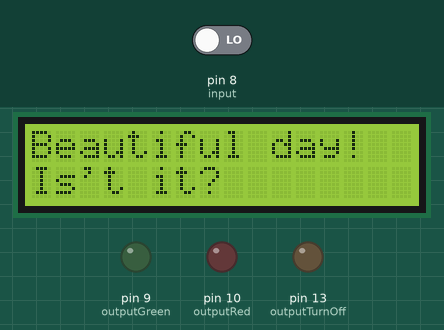
A sketch run on a simulated Arduino Uno, built with avr-gcc and run on an emulated ATmega328P. Parts: 16×2 character LCD, output pins drawn as LEDs (lit = HIGH). Inputs (shaded band) come from the test bench; at power-on: pin 8 (input) LOW. Pins used as bus, display or sensor lines are not drawn.

Above: at 1.6 s.
At 4.2 s:
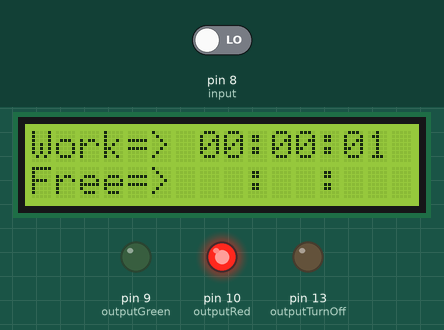
4.3 s: pin 8 (input) driven HIGH
5.8 s: pin 8 (input) driven LOW
At 6.8 s:
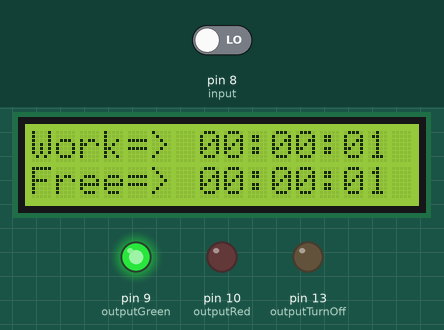
Timing chart, 0 to 8.8 s (numbered marks = the images above; inputs shaded):
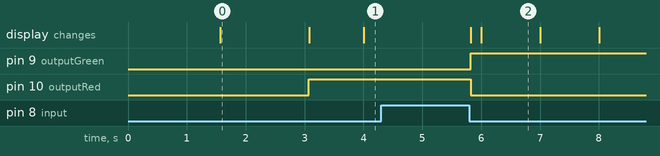

The sketch:

worker_clock.ino
```cpp
/*
  The circuit:
 * LCD RS pin to digital pin 12
 * LCD Enable pin to digital pin 11
 * LCD D4 pin to digital pin 5
 * LCD D5 pin to digital pin 4
 * LCD D6 pin to digital pin 3
 * LCD D7 pin to digital pin 2
 * LCD R/W pin to ground
 * LCD VSS pin to ground
 * LCD VCC pin to 5V
 * 10K resistor:
 * ends to +5V and ground
 * wiper to LCD VO pin (pin 3)
*/

// include the library code:
#include <LiquidCrystal.h>

// initialize the library by associating any needed LCD interface pin
// with the arduino pin number it is connected to
const int rs = 12, en = 11, d4 = 5, d5 = 4, d6 = 3, d7 = 2;
const int powerSupply = 7, input = 8, outputGreen = 9, outputRed = 10, outputTurnOff = 13;
long freeHoursTime = 0;
long freeMinutesTime = 0;
long freeSecondsTime = 0;
long workHoursTime = 0;
long workMinutesTime = 0;
long workSecondsTime = 0;

long CONSTANT = 60;
long secondOff = 60;
// long secondOff = 1*CONSTANT*CONSTANT;

String work = String("Work=>");
String freedom = String("Free=>");
char dots = ':';
char dash = '-';
long latestTimestamp = 0;
long savedTimestamp = 0;
boolean isWorkTimer = true;

LiquidCrystal lcd(rs, en, d4, d5, d6, d7);

void setup() {
  pinMode(input, INPUT);
  pinMode(outputGreen, OUTPUT);
  pinMode(outputRed, OUTPUT);
  pinMode(outputTurnOff, OUTPUT);
  pinMode(powerSupply, OUTPUT);
  digitalWrite(outputTurnOff, LOW);
  digitalWrite(powerSupply, HIGH);
  lcd.begin(16, 2);
  sayHello();
  printSolids();
  lightProperLed(isWorkTimer);
}

void loop() {
  if (digitalRead(input) == HIGH) {
    delay(20);
    isWorkTimer = !isWorkTimer;
    while (digitalRead(input) == HIGH);
    delay(20);
    lightProperLed(isWorkTimer);
  }
  latestTimestamp = millis() / 1000;
  if (latestTimestamp > savedTimestamp) {
    savedTimestamp = latestTimestamp;
    if (isWorkTimer) {
      setWorkTime();
    } else {
      setFreeTime();
    }
  }
  checkHasWorkDone();
}

void lightProperLed(boolean workingMode) {
  if (workingMode) {
    digitalWrite(outputRed, HIGH);
    digitalWrite(outputGreen, LOW);
  } else {
    digitalWrite(outputRed, LOW);
    digitalWrite(outputGreen, HIGH);
  }
}

void checkHasWorkDone() {
  if (savedTimestamp > secondOff) {
    sayGoodBye();
    digitalWrite(powerSupply, LOW);
    delay(500);
    digitalWrite(outputTurnOff, HIGH);
    delay(500);
  }
}

void setWorkTime() {
  printTime(workSecondsTime, workMinutesTime, workHoursTime, 0);
  workSecondsTime++;
  if (workSecondsTime % CONSTANT == 0) {
    workMinutesTime++;
    if (workMinutesTime % CONSTANT == 0) {
      workHoursTime++;
    }
  }
}

void setFreeTime() {
  printTime(freeSecondsTime, freeMinutesTime, freeHoursTime, 1);
  freeSecondsTime++;
  if (freeSecondsTime % CONSTANT == 0) {
    freeMinutesTime++;
    if (freeMinutesTime % CONSTANT == 0) {
      freeHoursTime++;
    }
  }
}

void printTime(long sec, long minutes, long hours, int row) {
  lcd.setCursor(7, row);
  printDigit(hours, 7, row);
  lcd.setCursor(10, row);
  printDigit(minutes - hours * CONSTANT, 10, row);
  lcd.setCursor(13, row);
  printDigit(sec - minutes * CONSTANT, 13, row);
}

void printDigit(long digit, int intCursor, int row) {
  if (digit < 10) {
    lcd.print(0);
    lcd.setCursor(intCursor + 1, row);
    lcd.print(digit);
  } else {
    lcd.print(digit);
  }
}

void sayHello() {
  lcd.print("Hello, Luke!");
  delay(1500);
  lcd.clear();
  lcd.print("Beautiful day!");
  lcd.setCursor(0, 1);
  lcd.print("Is't it?");
  delay(1500);
  lcd.clear();
}

void sayGoodBye() {
  lcd.clear();
  lcd.print("Good Bye Luke!");
  delay(1500);
  lcd.clear();
}

void printSolids() {
  lcd.setCursor(0, 0);
  lcd.print(work);
  lcd.setCursor(0, 1);
  lcd.print(freedom);
  lcd.setCursor(9, 0);
  lcd.print(dots);
  lcd.setCursor(12, 0);
  lcd.print(dots);
  lcd.setCursor(9, 1);
  lcd.print(dots);
  lcd.setCursor(12, 1);
  lcd.print(dots);
}
```

Measured:
- after the input at 4.3 s, every drawn part: stays the same
- after the input at 5.8 s, pin 9 (outputGreen): LOW → HIGH at once; pin 10 (outputRed): HIGH → LOW at once; the display: first changes at once (image 2 shows a later state)
- what the display in image 0 shows lasts 1.5 s, from 1.6 s to 3.1 s
- what the display in image 2 shows lasts 1.0 s, from 6.0 s to 7.0 s
